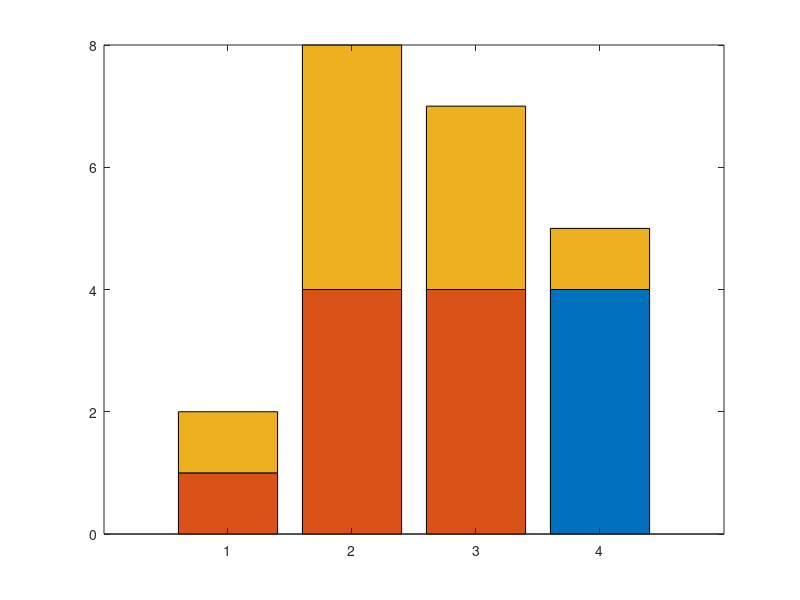

MATLAB code for this plot: (Note: this script raises an error after producing the figure.)
% Data: Number of Modules completed by each group
module_nums = [1, 2, 3, 4]; % X-axis values

% Participant counts for each group
control_counts = [0, 0, 0, 4]; % Control (C) - Dark Green
stroke_np_counts = [1, 4, 4, 0]; % Stroke NP (NP) - Brighter Orange
stroke_p_counts = [1, 4, 3, 1]; % Stroke P (P) - Brighter Red

% Create a stacked bar chart
figure;
b = bar(module_nums, [control_counts; stroke_np_counts; stroke_p_counts]', 'stacked');

% Set adjusted colors manually
b(1).FaceColor = [0 0.6 0];   % Dark Green (Control)
b(2).FaceColor = [1 0.5 0.2]; % Brighter Orange (Stroke NP)
b(3).FaceColor = [0.8 0.1 0]; % Brighter Red (Stroke P)

% Labels and title
xlabel('Number of Modules','FontSize',25);
ylabel('Number of Participants','FontSize',25);
title('Stacked Histogram of Number of Participants Across Number of Modules','FontSize',35);

% Add legend
legend({'Controls', 'Stroke (NP)', 'Stroke(P)'}, 'Location', 'NorthWest');

% Improve visualization
grid on;
xticks(module_nums);
set(gca, 'FontSize', 30); % Set font size for axis numbers
